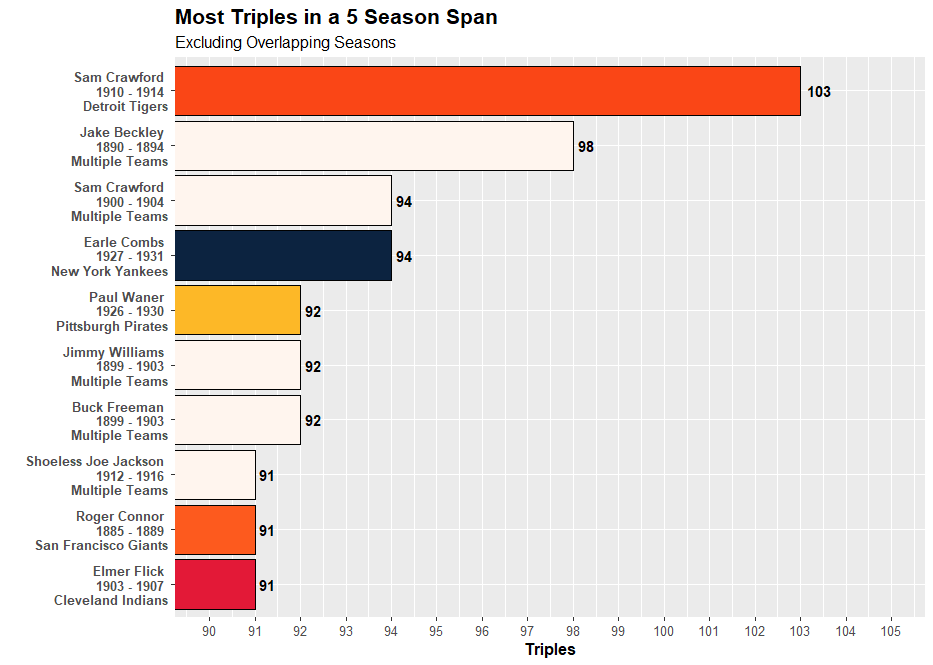

Write the R code that produced this figure.
#Set working directory

setwd("C:/Users/daily/Desktop/Repositories/MiscVisuals/Website Visualizations/Most X in Span/MLB")

#Loading necessary libraries

library(sqldf)
library(tidyverse)
library(zoo)
library(data.table)
library(Lahman)

#Get data from Lahman Database

data <- sqldf('SELECT People.playerID, Batting.yearID, People.nameFirst, People.nameLast,
GROUP_CONCAT(TeamsFranchises.franchName) AS Teams, TeamsFranchises.franchID, SUM(Batting.X3B) AS Triples
                    FROM People
                    INNER JOIN Batting
                    ON People.playerID = Batting.PlayerID
                    INNER JOIN Teams
                    ON Batting.teamID = Teams.teamID
                    AND Batting.yearID = Teams.yearID
                    INNER JOIN TeamsFranchises
                    ON Teams.franchID = TeamsFranchises.franchID
                    GROUP BY Batting.playerID, Batting.yearID
                    ORDER BY SUM(Batting.X3B) DESC')

#Calculate the totals and find the season the span started

data <- data %>%
  arrange(playerID, yearID) %>%
  group_by(playerID) %>%
  mutate(Triples_Total = rollapply(Triples, width = 5, FUN = sum, align = "right",partial = TRUE)) %>%
  mutate(firstYear_rd = lag(yearID, 4)) %>%
  fill(firstYear_rd, .direction = "up") %>%
  mutate(first_year_2_rd = lag(yearID,3)) %>%
  fill(first_year_2_rd, .direction = "up") %>%
  mutate(first_year_3_rd = lag(yearID,2)) %>%
  fill(first_year_3_rd, .direction = "up") %>%
  mutate(first_year_4_rd = lag(yearID,1)) %>%
  fill(first_year_4_rd, .direction = "up") %>%
  mutate(firstYear = ifelse(is.na(firstYear_rd) & is.na(first_year_2_rd) & is.na(first_year_3_rd) & is.na(first_year_4_rd), yearID,
                            ifelse(is.na(firstYear_rd) & is.na(first_year_2_rd) & is.na(first_year_3_rd), first_year_4_rd,
                                   ifelse(is.na(firstYear_rd) & is.na(first_year_2_rd), first_year_3_rd,
                                          ifelse(is.na(firstYear_rd), first_year_2_rd, firstYear_rd))))) %>%
  mutate(Range = yearID - firstYear) %>%
  mutate(prevTeam = lag(Teams,4)) %>%
  mutate(prevTeam = ifelse(is.na(prevTeam), Teams, prevTeam)) %>%
  mutate(prevTeam_2 = lag(Teams,3)) %>%
  mutate(prevTeam_2 = ifelse(is.na(prevTeam_2), Teams, prevTeam_2)) %>%
  mutate(prevTeam_3 = lag(Teams,2)) %>%
  mutate(prevTeam_3 = ifelse(is.na(prevTeam_3), Teams, prevTeam_3)) %>%
  mutate(prevTeam_4 = lag(Teams,1)) %>%
  mutate(prevTeam_4 = ifelse(is.na(prevTeam_4), Teams, prevTeam_4)) %>%
  mutate(OneFranchise = ifelse(Teams == prevTeam & Teams == prevTeam_2 & Teams == prevTeam_3 & Teams == prevTeam_4, "Yes", "No")) %>%
  ungroup()


#Choose only the columns needed for visual

display_data <- sqldf('SELECT firstYear AS MIN,
      yearID AS MAX,
      Range,
      playerID,
      nameFirst,
      nameLast,
      Teams,
      Triples_Total,
      OneFranchise
      FROM data
      GROUP BY playerID, yearID
      ORDER BY Triples_Total DESC')

#Add index number to find overlapping values (Only finds overlapping values for top value in group)

setDT(display_data)
display_data$index <- display_data[display_data, on = .(playerID, MAX>=MIN, MIN<=MAX), mult ="first", which = TRUE]

#Keep only top value from index grouping

no_dupes <- display_data %>%
  group_by(index) %>%
  slice_head() %>%
  group_by(playerID,MIN) %>%
  slice_head() %>%
  arrange(-Triples_Total) %>%
  ungroup()

#Limit to top 10 spots

top_data <- no_dupes %>%
  mutate(Rank = rank(-Triples_Total, ties.method = "min")) %>%
  filter(Rank <= 10)

#Create Team Name for Players with More Than 1 Franchise

top_data <- top_data %>%
  mutate(DisplayFranchises = ifelse(OneFranchise == "No", "Multiple Teams", Teams))

#Combine columns for display

top_data <- top_data %>%
  mutate(chart_label = paste(nameFirst,nameLast, "\n", MIN, "-", MAX, "\n",DisplayFranchises))

#Team Colors for display

fill_color <- c("Arizona Diamondbacks" = "#5F259F",
                "Atlanta Braves" = "#CE1141",
                "Baltimore Orioles" = "#DF4601",
                "Boston Red Sox" = "#BD3039",
                "Chicago Cubs" = "#0E3386",
                "Chicago White Sox" = "#27251F",
                "Cincinnati Reds" = "#C6011F",
                "Cleveland Indians" = "#E31937",
                "Colorado Rockies" = "#33006F",
                "Detroit Tigers" = "#FA4616",
                "Houston Astros" = "#EB6E1F",
                "Kansas City Royals" = "#004687",
                "Los Angeles Angels" = "#BA0021",
                "Los Angeles Dodgers" = "#005A9C",
                "Miami Marlins" = "#00A3E0",
                "Milwaukee Brewers" = "#FFC52F",
                "Minnesota Twins" = "#002B5C",
                "New York Mets" = "#FF5910",
                "New York Yankees" = "#0C2340",
                "Oakland Athletics" = "#003831",
                "Philadelphia Phillies" = "#E81828",
                "Pittsburgh Pirates" = "#FDB827",
                "St. Louis Cardinals" = "#C41E3A",
                "San Diego Padres" = "#2F241D",
                "San Francisco Giants" = "#FD5A1E",
                "Seattle Mariners" = "#005C5C",
                "Tampa Bay Rays" = "#8FBCE6",
                "Texas Rangers" = "#C0111F",
                "Toronto Blue Jays" = "#134A8E",
                "Washington Nationals" = "#AB0003",
                "Multiple Teams" = "seashell")

#Create visual

top_data %>%
  ggplot(aes(x = reorder(chart_label, Triples_Total), y = Triples_Total, fill = DisplayFranchises)) +
  geom_bar(stat = "identity", color = "black") +
  geom_text(aes(label = Triples_Total), fontface = "bold", hjust = -0.3) +
  coord_flip(ylim = c(90, 105)) +
  scale_y_continuous(breaks = seq(90, 105, 1)) +
  scale_fill_manual(values = fill_color) +
  theme(plot.title = element_text(size = 16, face = "bold"),
        plot.subtitle = element_text(size = 12),
        axis.title.x = element_text(size = 12, face = "bold"),
        axis.text.x = element_text(size = 10),
        axis.text.y = element_text(size = 10, face ="bold"),
        legend.position = "none") +
  labs(title = "Most Triples in a 5 Season Span",
       subtitle = "Excluding Overlapping Seasons",
       x = "",
       y = "Triples")
